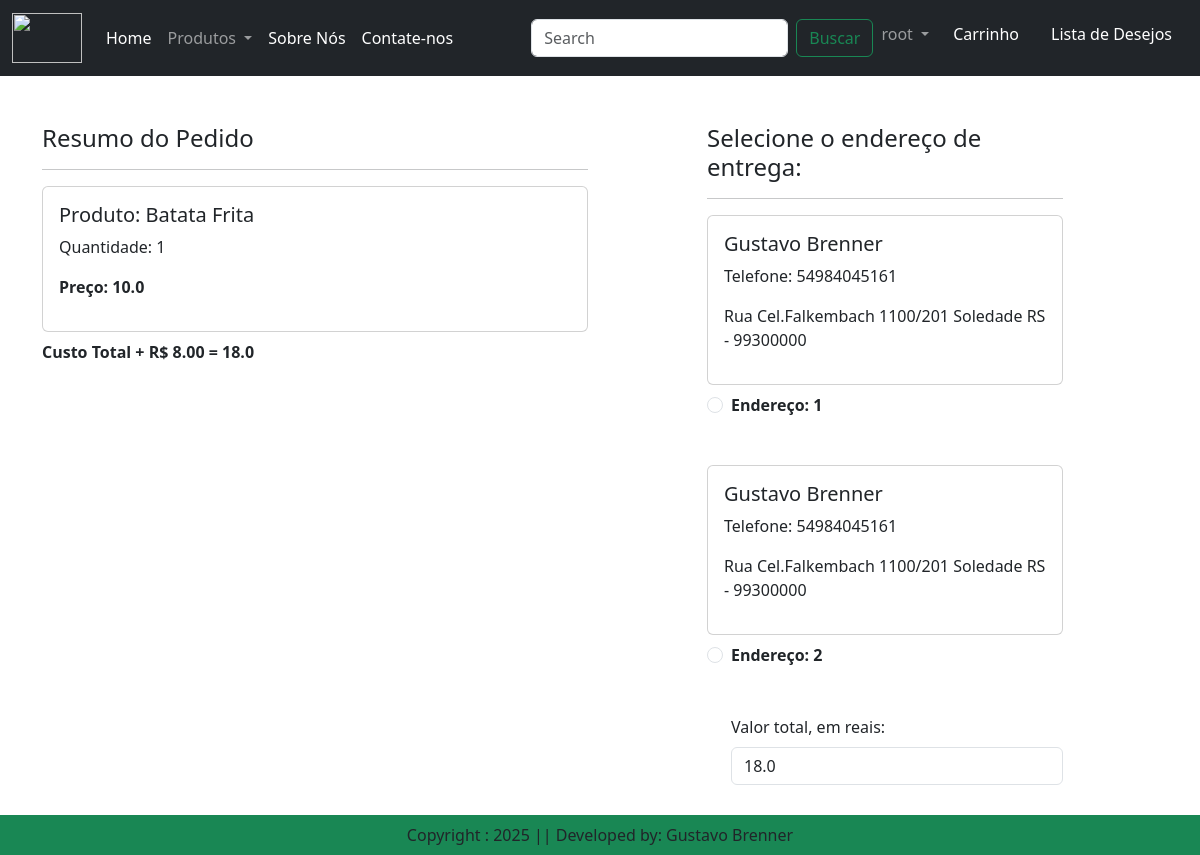
/checkout/ (signed in), run on an earlier commit of the app's database.
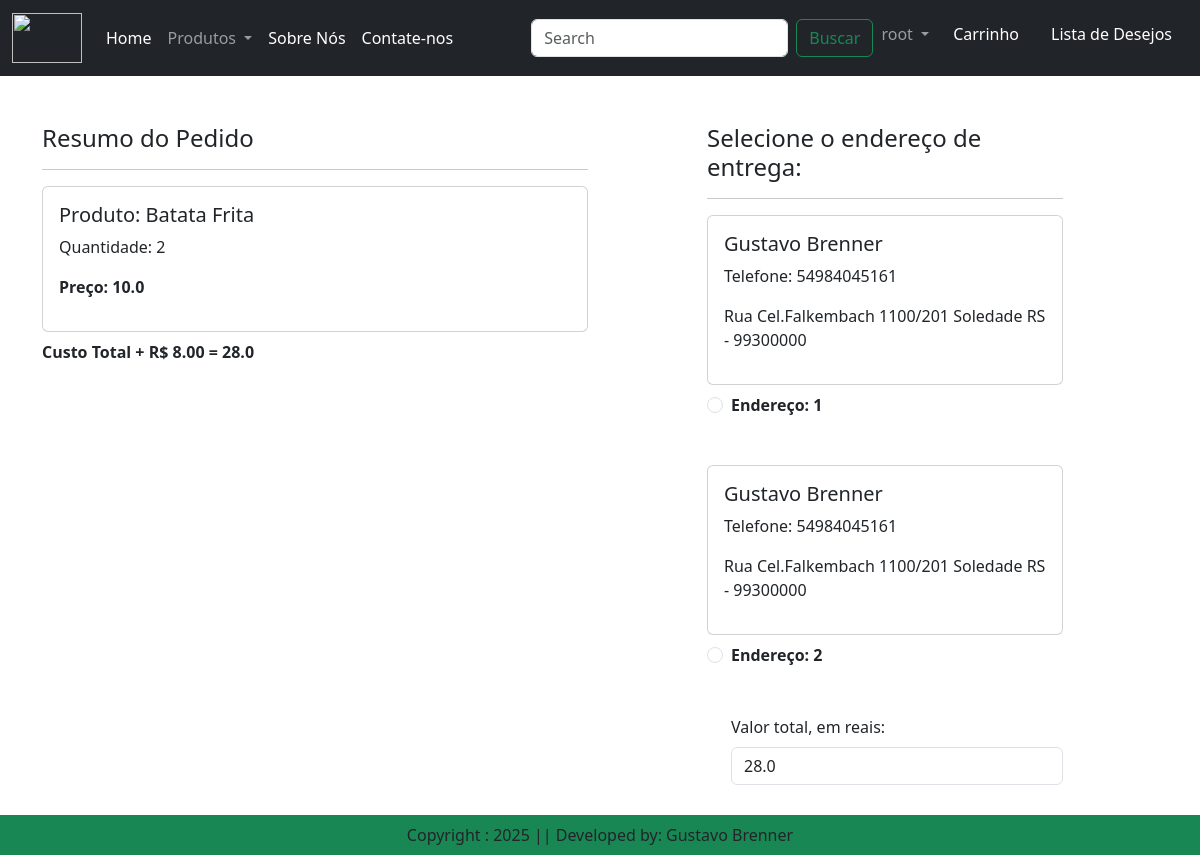
And on a later commit of the database.
### app/models.py (models this page shows, shortened)
class Cart(models.Model):
    user = models.ForeignKey(User, on_delete=models.CASCADE)
    product = models.ForeignKey(Product, on_delete=models.CASCADE)
    quantity = models.PositiveIntegerField(default=1)
    class Meta:
        unique_together = ('user', 'product')

class Product(models.Model):
    title = models.CharField(max_length=100)
    selling_price = models.FloatField()
    discounted_price = models.FloatField()
    description = models. TextField()
    composition = models.TextField(default = '')
    prodapp = models.TextField(default= '')
    category = models.CharField(choices = CATEGORY_CHOICES, max_length=2)
    product_image = models.ImageField(upload_to='product')

### app/views.py (the view)
# urls.py: path('checkout/', views.checkout.as_view(), name ='checkout'),
class checkout(View):
    def get( self, request):
        user = request.user
        add = Customer.objects.filter(user=user)
        cart_items=Cart.objects.filter(user=user)
        famount=0
        for p in cart_items:
            value = p.quantity * p.product.discounted_price
            famount = famount + value
        totalamount = famount + 8
        return render(request, 'app/checkout.html', locals())

### app/templates/app/checkout.html (shortened to what this page needs)
{% extends 'app/base.html' %}
{% load static %}
{% block main-content %}
<div class="container">
    <div class="row mt-5">
        <div class="col-sm-6">
            <h4>Resumo do Pedido</h4>
            <hr>
            {% for item in cart_items %}
                <div class="card mb-2">
                    <div class="card-body">
                        <h5>Produto: {{item.product.title}}</h5>
                        <p>Quantidade: {{item.quantity}}</p>
                        <p class="fw-bold">Preço: {{item.product.discounted_price}}</p>
                    </div>
                </div>
            {% endfor %}
            <p class = "fw-bold">Custo Total + R$ 8.00 = {{totalamount}}</p>
        </div>
        <div class = "col-sm-4 offset-sm-1">
            <h4>Selecione o endereço de entrega:</h4>
            <hr>
            <form method="post" action="{%url 'place_order'%}" id="myform">
                {% for ad in add %}
                    <div class ="card">
                        <div class = "card-body">
                            <h5>{{ad.name}}</h5>
                            <p>Telefone: {{ad.mobile}} </p>
                            <p> {{ad.locality}} {{ad.city}} {{ad.state}} - {{ad.zipcode}}</p>
                        </div>
                    </div>
                    <div class = "form-check mt-2 mb-5">
                        <input class = "form-check-input" type = "radio" name="custid" id="custadd{{forloop.counter}}" value="{{ad.id}}">
                        <label class = "form-check-label fw-bold" for="custadd{{forloop.counter}}">
                        Endereço: {{forloop.counter}}
                        </label>
                    </div>
                {% endfor %}
                <div class = "form-check mb-3">
                    <label for="totamount" class = "form-label"> Valor total, em reais:</label>
                    <input type = "number" class ="form-control" name ="totamount" value = {{totalamount}} readonly >
                </div>
                <div class="text-end">
                    <button type="submit" class = "btn btn-warning mt-3 px-5 fw-bold">Continuar</button>
                </div>
            </form>
        </div>
    </div>
</div>
{% endblock main-content %}

What changed in the data, as far as the page shows it:
changed Cart "Batata Frita": quantity "1" → "2"
Also different on the page:
{{ totalamount }}: "18.0" → "28.0"
form field totamount: "18.0" → "28.0"
